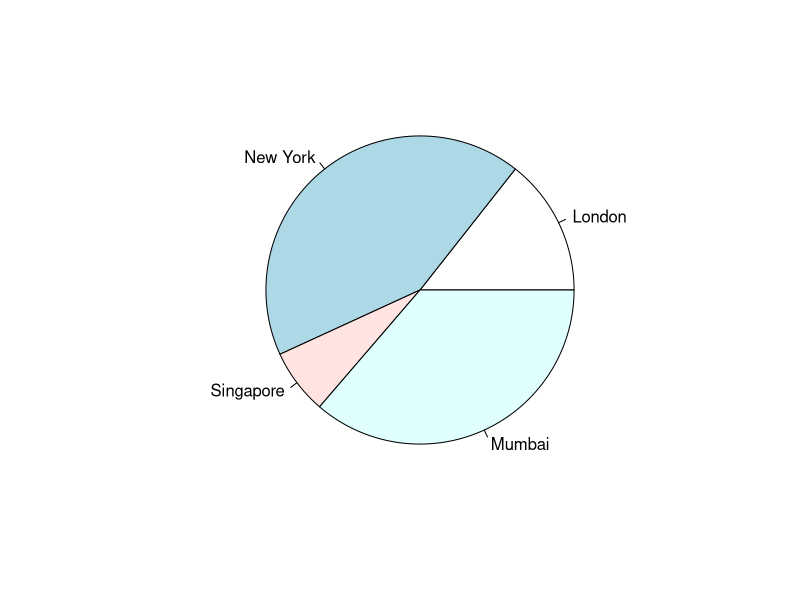
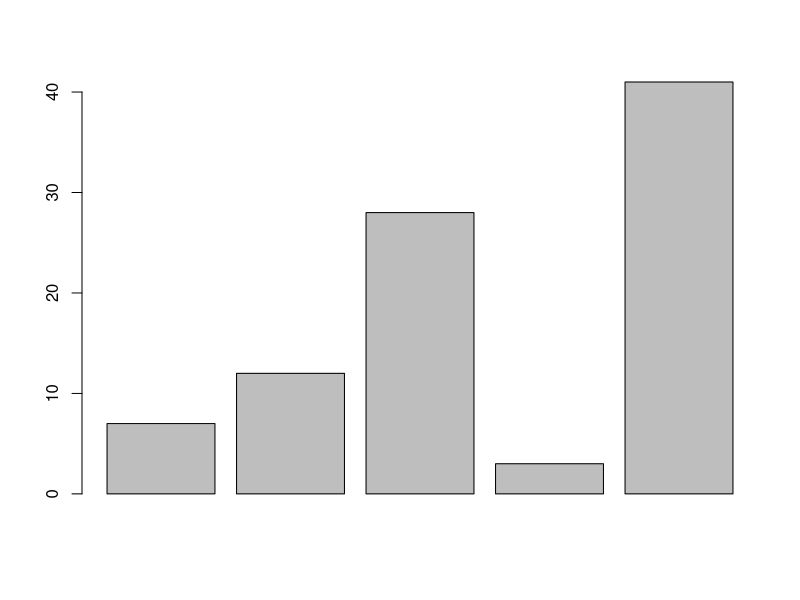

These charts were generated, in order, by the following R code:
x <- c(21, 62, 10, 53)
labels <- c("London", "New York", "Singapore", "Mumbai")

# Give the chart file a name.
png(file = "city.png")

# Plot the chart.
pie(x,labels)

# Save the file.
dev.off()










# Create the data for the chart

H <- c(7,12,28,3,41)

# Give the chart file a name
png(file = "barchart.png")

# Plot the bar chart 
barplot(H)

# Save the file
dev.off()